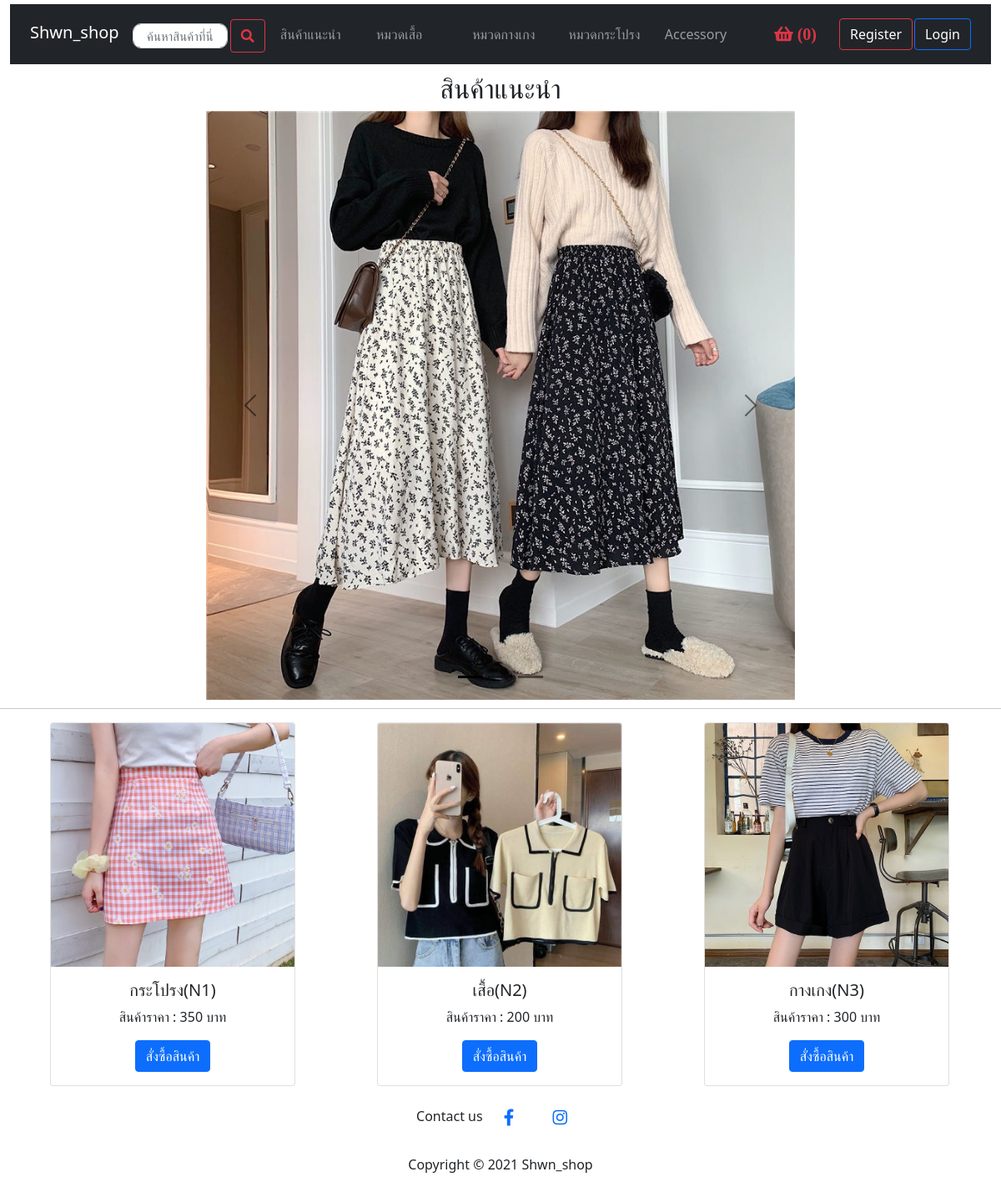
Page /ecping/index.php on the committed database.
### tables this page shows
CREATE TABLE `rec_product` (
  `id` varchar(5) NOT NULL,
  `name` varchar(50) NOT NULL,
  `price` int(4) NOT NULL,
  `IMG` varchar(50) NOT NULL
);

### ecping/index.php (the view, shortened to what this page needs)
<?php
include 'php/config.php';
?>
<!DOCTYPE html>
<html lang="en">
<head>
    <link href="https://cdn.jsdelivr.net/npm/bootstrap@5.0.2/dist/css/bootstrap.min.css" rel="stylesheet"
>
    <link rel="stylesheet" href="style.css">
    <link rel="stylesheet" href="css/all.min.css">
</head>
<body>
    <div class="container" id="main">
        <div class="row">
            <form name="input" action="php/search.php" method="POST">
                <header>
                    <nav class="navbar navbar-expand-lg navbar-dark bg-dark" id="navbar">
                        <div class="container-fluid">
                            <a class="navbar-brand" id="navbarHome" href="index.php">Shwn_shop</a>
                            <div class="collapse navbar-collapse" id="navbarNavAltMarkup">
                                <div class="navbar-nav">
                                    <input type="text" placeholder="ค้นหาสินค้าที่นี่" class="form-control"
                                        id="inputsearch">
                                    <button class="btn btn-outline-danger" type="submit"
                                        style="margin: 10px 0px 0px 3px; height: 40px;"><i
                                            class="fas fa-search"></i></button>
                                    <a class="nav-link" aria-current="page" href="index.php">สินค้าแนะนำ</a>
                                    <a class="nav-link" aria-current="page" href="php/shirt.php">หมวดเสื้อ</a>
                                    <a class="nav-link" aria-current="page" href="php/pant.php">หมวดกางเกง</a>
                                    <a class="nav-link" aria-current="page" href="php/skirt.php">หมวดกระโปรง</a>
                                    <a class="nav-link" aria-current="page" href="php/Acc.php">Accessory</a>
                                    <?php
                                        $count = 0;
                                    ?>
                                    <span><a class="btn btn-link btn-floating btn-lg text-danger m-1" href="pages/basket.php"
                                            role="button" data-mdb-ripple-color="dark" style="margin-left: 40%;"><i
                                                class="fas fa-shopping-basket" style="margin-left: 5%; width:70px;"> (<?php echo $count ;?>)</i></a></span>
                                </div>
                                <?php
                                    if(!isset($_SESSION['e_mail'])){
                                        echo '<a class="btn btn-outline-danger" href="pages/register.html" role="button" id="registerbut"
                                        style="margin-left: auto;">Register</a>';
                                        echo '<a class="btn btn-outline-primary" href="pages/login.html" role="button"
                                        id="loginbut">Login</a>';
                                    }if(isset($_SESSION['e_mail'])){
                                        echo '<a class="btn btn-outline-danger" href="php/profile_pages.php" role="button" id="registerbut"
                                        style="margin-left: auto;">Your Profile</a>';
                                        echo '<a class="btn btn-outline-primary" href="php/logout.php" role="button"
                                        id="loginbut">logout</a>';
                                    }
                                ?>
                            </div>
                        </div>
                    </nav>
                </header>
            </form>
        </div>
        <div class="row">
            <h2 style="text-align: center; margin-top: 10px;">สินค้าแนะนำ</h2>
            <div class="col">
                <div>
                    <div id="carouselExampleDark" class="carousel carousel-dark slide" data-bs-ride="carousel">
                        <div class="carousel-indicators">
                            <button type="button" data-bs-target="#carouselExampleDark" data-bs-slide-to="0"
                                class="active" aria-current="true" aria-label="Slide 1"></button>
                            <button type="button" data-bs-target="#carouselExampleDark" data-bs-slide-to="1"
                                aria-label="Slide 2"></button>
                            <button type="button" data-bs-target="#carouselExampleDark" data-bs-slide-to="2"
                                aria-label="Slide 3"></button>
                        </div>
                        <div class="carousel-inner" id="carousel-inner">
                            <div class="carousel-item active" data-bs-interval="10000">
                                <img src="picture/p5.jpg" class="d-block w-100" alt="...">
                                <div class="carousel-caption d-none d-md-block">
                                </div>
                            </div>
                        </div>
                        <button class="carousel-control-prev" type="button" data-bs-target="#carouselExampleDark"
                            data-bs-slide="prev">
                            <span class="carousel-control-prev-icon" aria-hidden="true"></span>
                        </button>
                        <button class="carousel-control-next" type="button" data-bs-target="#carouselExampleDark"
                            data-bs-slide="next">
                            <span class="carousel-control-next-icon" aria-hidden="true"></span>
                        </button>
                    </div>
                </div>
            </div>
            <hr>
            <div class="row">
                <?php
                $sql = "select * from rec_product";
                $result = mysqli_query($con,$sql);
                if (mysqli_num_rows($result) > 0)
                {
                    while ($row = mysqli_fetch_array($result))
                    {
                        ?>
                        <div class="col-sm-4">
                        <form method="POST" action="php/manage_cart.php?id=<?=$row['id']; ?>">
                            <div class="card" style="width: 80%; margin: 0px 0px 10px 13%; text-align: center;">
                                <img src= <?php echo $row['IMG'] ;?>  class="card-img-top" alt="...">
                                <div class="card-body">
                                    <h5 class="card-title">
                                        <?php echo $row['name'] ;?>
                                    </h5>
                                    <p>สินค้าราคา : <?php echo $row['price'];?> บาท</p>
                                    <button type = "submit" class="btn btn-primary" name="Add_To_Cart"id="buyitem">สั่งซื้อสินค้า</button>
                                </div>
                            </div>
                        </form>
                </div>
                <?php
                    }
                }
                ?>
            </div>
            <footer class="text-center text-black" style="margin-bottom: 50px;">
                Contact us
                <a class="btn btn-link btn-floating btn-lg text-primary m-1"
                    href="https://www.facebook.com/pingsuwatcharin" target="_blank" role="button"
                    data-mdb-ripple-color="dark"><i class="fab fa-facebook-f"></i></a>
                <a class="btn btn-link btn-floating btn-lg text-primary m-1" href="https://www.instagram.com/ping.shwn/"
                    target="_blank" role="button" data-mdb-ripple-color="dark"><i class="fab fa-instagram"></i></a>
                Copyright © 2021 Shwn_shop
            </footer>
    </div>
</body>
</html>

### ecping/style.css (style rules this page uses)
* { margin: 0px; padding: 0px; }
html { scroll-behavior: smooth; }
#main { max-width: 1500px; }
#navbar { margin-top: 5px; }
#navbarHome { margin-bottom: 5px; }
.nav-link { margin-left: 10px; margin-top: 8px; text-align: left; font-size: 1rem; width: 100%; }
#registerbut { margin-left: 2%; margin-bottom: 1px; color: white; text-align: center; }
#loginbut { color: white; margin-left: 2px; margin-bottom: 1px; text-align: center; }
#inputsearch { width: 100%; height: 30px; border-radius: 10px; margin: 15px 0px 0px 0px; font-size: 15px; text-align: center; }
#carouselExampleDark { width: 60%; margin: 0px 0px 10px 20%; }

### rows in the picture
rec_product: IMG (picture), name "กระโปรง(N1)", price "350"
rec_product: IMG (picture), name "เสื้อ(N2)", price "200"
rec_product: IMG (picture), name "กางเกง(N3)", price "300"

### other values in the picture
$count "0"
